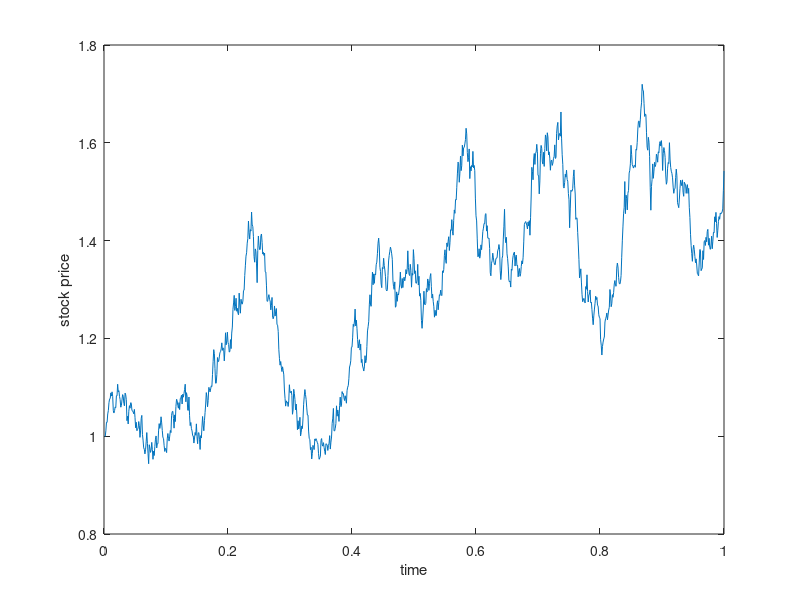

Here is the MATLAB script that generated this plot:
t0 = 0;
T = 1;
n = 1000;
dt = (T - t0)/n;
mu = 1;
sigma = 0.5;
dW = zeros(1, n);
axis = [t0 + dt:dt:T];
S = zeros(1, n);
S(1) = 1;

for k = 2:n
    dW(k) = sqrt(dt) * randn;
    S(k) = S(k - 1) + (mu * S(k) * dt) + (sigma * S(k - 1) * dW(k - 1));  
end

plot(axis, S);
xlabel('time');
ylabel('stock price');
